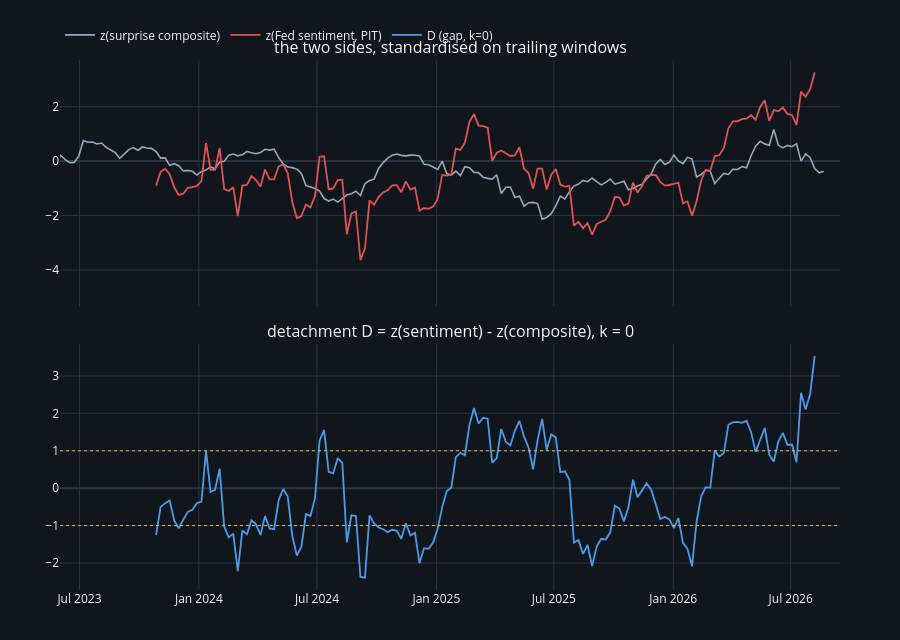

Write notebook code for a chart like this one.
### Code cell
fig = make_subplots(rows=2, cols=1, shared_xaxes=True, vertical_spacing=0.07,
                    subplot_titles=("the two sides, standardised on trailing windows",
                                    "detachment D = z(sentiment) - z(composite), k = 0"))
fig.add_trace(go.Scatter(x=ZC.index, y=ZC.values, name="z(surprise composite)",
                         line=dict(color=GREY, width=1.6)), row=1, col=1)
fig.add_trace(go.Scatter(x=ZS.index, y=ZS.values, name="z(Fed sentiment, PIT)",
                         line=dict(color=RED, width=1.8)), row=1, col=1)
d0 = BANK[("gap", 0)]
fig.add_trace(go.Scatter(x=d0.index, y=d0.values, name="D (gap, k=0)",
                         line=dict(color=BLUE, width=1.8)), row=2, col=1)
for lvl, col in ((1.0, AMBER), (-1.0, AMBER)):
    fig.add_hline(y=lvl, line=dict(color=col, dash="dot", width=1), row=2, col=1)
fig.update_xaxes(range=[pd.Timestamp("2023-06-01"), pd.Timestamp("2026-09-15")])
style(fig, 640)
fig.show()

### Figure 1 — Plotly figure (JSON) as saved in the notebook; plotly's stock layout.template omitted (floating-point values rounded to 4 significant figures; data arrays with more than 128 entries replaced by an {"elided": "..."} marker saying what was removed)
{"data": [{"line": {"color": "#9aa7b8", "width": 1.6}, "name": "z(surprise composite)", "type": "scatter", "x": {"elided": "1133 str values"}, "xaxis": "x", "y": {"elided": "1133 float values"}, "yaxis": "y"}, {"line": {"color": "#e05353", "width": 1.8}, "name": "z(Fed sentiment, PIT)", "type": "scatter", "x": {"elided": "927 str values"}, "xaxis": "x", "y": {"elided": "927 float values"}, "yaxis": "y"}, {"line": {"color": "#4c9be8", "width": 1.8}, "name": "D (gap, k=0)", "type": "scatter", "x": {"elided": "146 str values"}, "xaxis": "x2", "y": {"elided": "146 float values"}, "yaxis": "y2"}], "layout": {"annotations": [{"font": {"size": 16}, "showarrow": false, "text": "the two sides, standardised on trailing windows", "x": 0.5, "xanchor": "center", "xref": "paper", "y": 1.0, "yanchor": "bottom", "yref": "paper"}, {"font": {"size": 16}, "showarrow": false, "text": "detachment D = z(sentiment) - z(composite), k = 0", "x": 0.5, "xanchor": "center", "xref": "paper", "y": 0.465, "yanchor": "bottom", "yref": "paper"}], "font": {"size": 12}, "height": 640, "legend": {"orientation": "h", "x": 0, "y": 1.02, "yanchor": "bottom"}, "margin": {"b": 50, "l": 60, "r": 60, "t": 60}, "paper_bgcolor": "#11151c", "plot_bgcolor": "#11151c", "shapes": [{"line": {"color": "#e8b44c", "dash": "dot", "width": 1}, "type": "line", "x0": 0, "x1": 1, "xref": "x2 domain", "y0": 1.0, "y1": 1.0, "yref": "y2"}, {"line": {"color": "#e8b44c", "dash": "dot", "width": 1}, "type": "line", "x0": 0, "x1": 1, "xref": "x2 domain", "y0": -1.0, "y1": -1.0, "yref": "y2"}], "title": {}, "xaxis": {"anchor": "y", "domain": [0.0, 1.0], "gridcolor": "#2a3340", "matches": "x2", "range": ["2023-06-01T00:00:00", "2026-09-15T00:00:00"], "showticklabels": false, "zerolinecolor": "#2a3340"}, "xaxis2": {"anchor": "y2", "domain": [0.0, 1.0], "gridcolor": "#2a3340", "range": ["2023-06-01T00:00:00", "2026-09-15T00:00:00"], "zerolinecolor": "#2a3340"}, "yaxis": {"anchor": "x", "domain": [0.535, 1.0], "gridcolor": "#2a3340", "zerolinecolor": "#2a3340"}, "yaxis2": {"anchor": "x2", "domain": [0.0, 0.465], "gridcolor": "#2a3340", "zerolinecolor": "#2a3340"}}}
